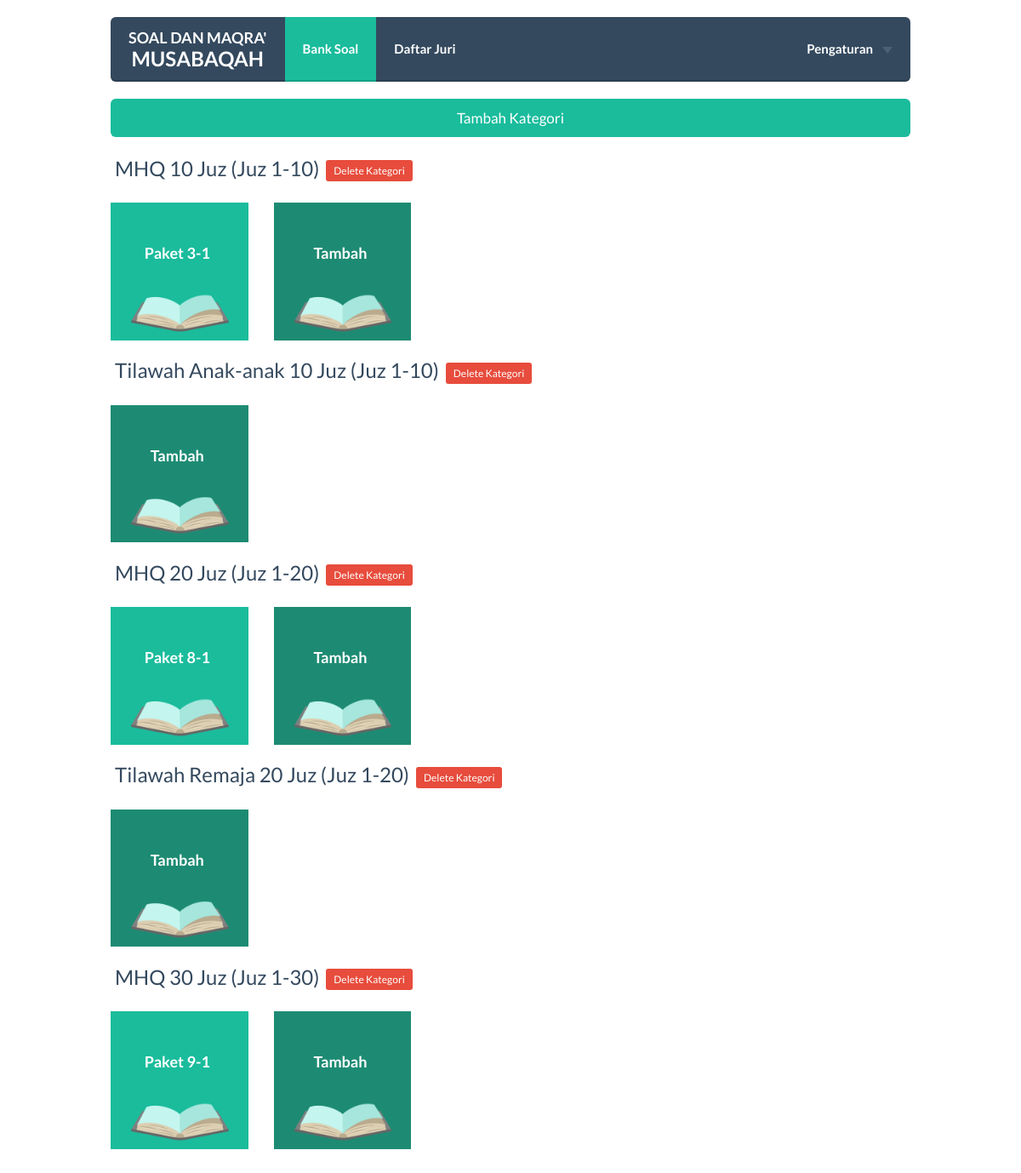
The page /adminmtqubum/index.php?kategori=1-10&id=3&namapaket=3-1&nopaket=5 (signed in) on the database its author committed.
### tables this page shows
CREATE TABLE `kategori` (
  `id` int(11) NOT NULL,
  `urutan` int(11) NOT NULL,
  `nama` varchar(100) NOT NULL,
  `jenis` varchar(50) NOT NULL,
  `index` varchar(50) NOT NULL
);

CREATE TABLE `paket` (
  `id` int(11) NOT NULL,
  `id_kategori` int(11) NOT NULL,
  `indexkategori` varchar(50) NOT NULL,
  `namapaket` varchar(10) NOT NULL
);

### adminmtqubum/index.php (the view, shortened to what this page needs)
<?php
include "../koneksi.php";
?>
<html lang="en">
    <head>
        <link href="../dist/css/vendor/bootstrap/css/bootstrap.min.css" rel="stylesheet">
        <link href="../dist/css/flat-ui.css" rel="stylesheet">
        <link href="../docs/assets/css/demo.css" rel="stylesheet">
        <link rel="stylesheet" type="text/css" href="../js/sweetalert.css">
    </head>
    <body>
        <div class="container">
            <nav class="navbar navbar-inverse navbar-lg navbar-embossed" role="navigation">
                <div class="navbar-header">
                    <a class="navbar-brand" style="padding-top: 15px; line-height: 1.15; text-align: center" href="#"><font size=4> SOAL DAN MAQRA'</font><br> MUSABAQAH</a>
                </div>
                <div class="collapse navbar-collapse" id="navbar-collapse-8">
                    <ul class="nav navbar-nav">
                        <li class="active"><a href="index.php">Bank Soal</a></li>
                        <li><a href="juri.php">Daftar Juri</a></li>
                    </ul>
                    <ul class="nav navbar-nav navbar-right">
                        <li class="dropdown">
                            <a href="#" class="dropdown-toggle" data-toggle="dropdown">Pengaturan <b class="caret"></b></a>
                        </li>
                    </ul>
                </div>
            </nav>
            <div class="row">
                <div class="col-xs-12" style="margin-bottom: 10px">
                    <a href="#popup1" class="btn btn-block btn-lg btn-primary">Tambah Kategori</a>
                </div>
            </div>
            <?php
            $query_mysql = mysqli_query($koneksi, "SELECT * FROM kategori ORDER BY urutan") or die(mysqli_error($koneksi));
            while ($data = mysqli_fetch_array($query_mysql)) {
                echo "<div class='row'><h6 style='padding-left: 20px'>" . $data['jenis'] . " ". $data['nama'] . " (Juz " . $data['index'] . ")";
                echo "<button onclick='hapusKategori(" . $data['id'] . ");' class='btn btn-danger btn-xs' style='margin-left: 8px'>Delete Kategori</button></h6>";
                $index = $data['index'];
                $id_kategori = $data['id'];
                $query_mysql2 = mysqli_query($koneksi, "SELECT * FROM paket WHERE id_kategori = '$id_kategori' ORDER BY id") or die(mysqli_error($koneksi));
                while ($data2 = mysqli_fetch_array($query_mysql2)) {
                    echo '<div class="col-xs-2 col-md-2" style="margin-bottom: 70px;  margin-top: 10px; margin-right:30px">
                    <a href="?kategori=' . $index . '&id='.$id_kategori. '&namapaket=' . $data2['namapaket'] . '&nopaket=' . $data2['id'] . '#popup2">
                        <img src="../gambar/kotak.png" class="img-responsive center-block">
                            <dt><div class="tengah">Paket ' . $data2['namapaket'] . '</div></dt></img>
                    </a>
                </div>';
                }
                echo "<div class='col-xs-2 col-md-2' style='margin-bottom: 70px; margin-top: 10px; margin-right:30px'>";
                echo '<a href="?kategori=' . $index . '&id='.$id_kategori.'#popup2">';
                echo "<img src='../gambar/tambah.png' class='img-responsive center-block'>
                        <dt><div class='tengah'>Tambah</div></dt>
                    </a>
                </div></div>";
            }
            ?>
        </div>
</body>

### docs/assets/css/demo.css (style rules this page uses)
.container { width: 970px !important; }

### adminmtqubum/index.php (style rules this page uses)
body { padding-bottom: 20px; padding-top: 20px; }
.navbar { margin-bottom: 20px; }
.tengah { height: 100px; line-height: 120px; text-align: center; position: relative; color: white; z-index: 1000; padding-left: 25px; }
img { z-index: 1; position: absolute; }

### rows shown on the page
kategori: jenis "MHQ", nama "10 Juz", index "1-10"
paket: namapaket "3-1"
kategori: jenis "Tilawah Anak-anak", nama "10 Juz", index "1-10"
kategori: jenis "MHQ", nama "20 Juz", index "1-20"
paket: namapaket "8-1"
kategori: jenis "Tilawah Remaja", nama "20 Juz", index "1-20"
kategori: jenis "MHQ", nama "30 Juz", index "1-30"
paket: namapaket "9-1"
